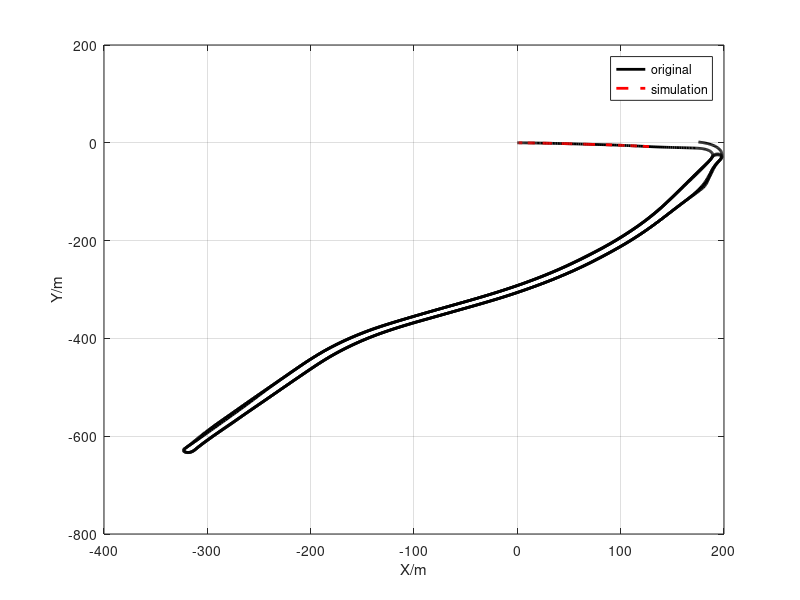
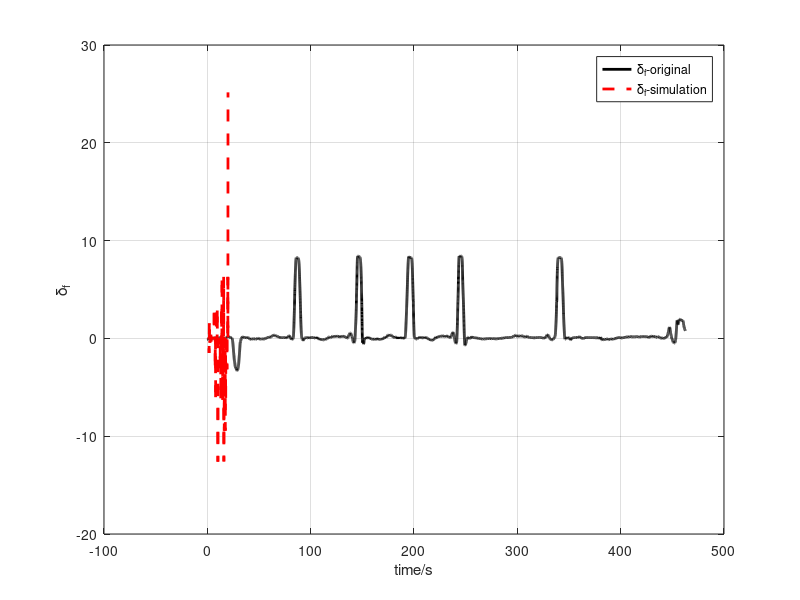
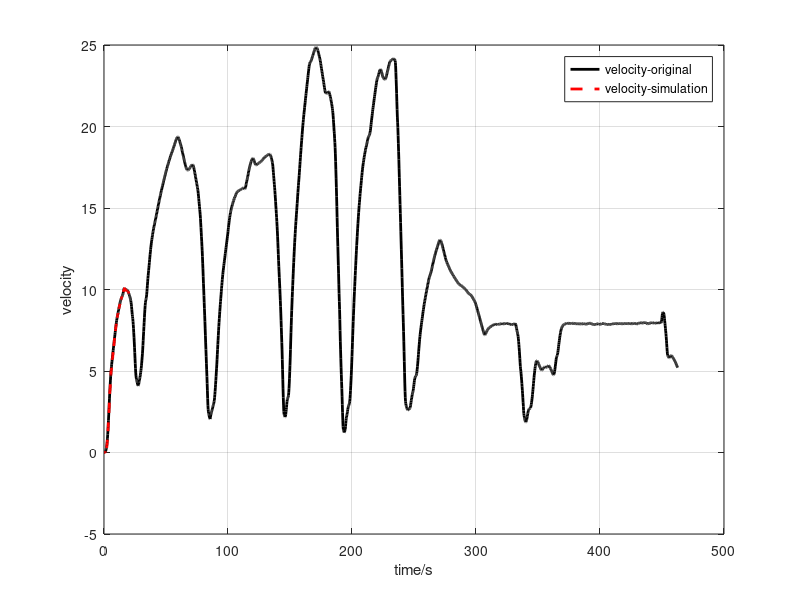

Here is the MATLAB script that generated these plots, in order:
%MPC?????????????????;
%??????;
clear 
close all;
load('mpc_ref_data.mat'); %original data;
load('SimulationData.mat') %Simulation data;
%================?????????===========================================
figure 
plot(X_ref_final,Y_ref_final,'k-','LineWidth',2)
hold on
plot(X_car,Y_car,'r--','LineWidth',2)
grid on
xlabel('X/m');
ylabel('Y/m');
legend('original','simulation');
%===================???????????????==============================
figure
plot(angle_time,angle_ref,'k-','LineWidth',2);
hold on
plot(Timer,Delta_f_Car,'r--','LineWidth',2);
hold on
xlabel('time/s');
ylabel('\delta_f');
legend('\delta_f-original','\delta_f-simulation');
grid on
%==================?????????????===================================
figure
plot(Time,velocity_ref,'k-','LineWidth',2);
hold on
plot(Timer,Velocity_Car,'r--','LineWidth',2);
xlabel('time/s');
ylabel('velocity');
legend('velocity-original','velocity-simulation');
grid on
